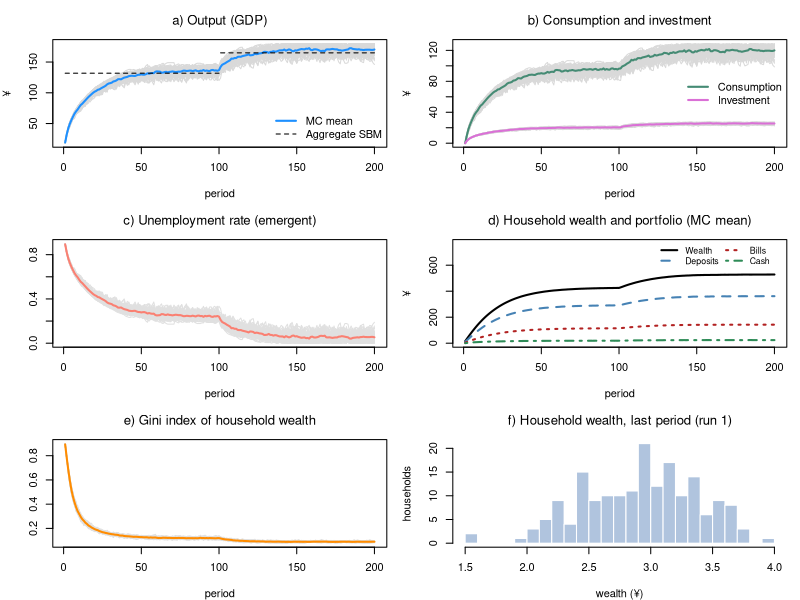

Write R code to recreate this figure.
# *************************************************************************
#  Model ABM-SBM (agent-based households, closed economy)
#  Model SBM with heterogeneous households and a job lottery
#  Sources: Godley & Lavoie, Monetary Economics, chapters 4 and 7;
#           agent-based set-up as in the Leeds lectures (ABM-PC, ABM-BMW)
#  Author: Marco Veronese Passarella
#  Last change: 16/11/2026
# *************************************************************************
#  Conventions: upper-case = MACRO total; lower-case = MICRO (one household)
# *************************************************************************
#  Story:
#    - each household decides how much it wants to spend (its OWN alpha1,
#      which falls when the interest rate rises);
#    - firms plan investment (aggregate accelerator, as in SBM);
#    - the economy needs 1/pr workers for each unit of planned demand;
#    - a random job lottery fills those jobs (some stay unfilled = friction);
#    - goods are served first to the government, then to firms (investment),
#      then to households, first-come-first-served;
#    - the wage bill left after interest and depreciation is split equally
#      among the employed; bank profits are split equally among households;
#    - households pay taxes and allocate wealth between cash (for
#      transactions), bills and deposits (the buffer stock).
#  One single random shuffle of households per period decides BOTH who gets a
#  job AND who reaches the shop first.
# *************************************************************************

# Clear environment
rm(list = ls(all = TRUE))

# Set model parameters ####
nPeriods    <- 200         # Periods
nHouseholds <- 180         # Number of households (workforce)
MC          <- 50          # Monte Carlo repetitions
s           <- 0.1         # Size of the hiring randomness (0 = no friction)
shockStart  <- 101         # Period at which government spending rises
alpha10m    <- 0.68        # Mean autonomous component of the propensity to consume out of income
alpha11     <- 4           # Sensitivity of the propensity to consume to the interest rate
alpha1d     <- 0.1         # Spread of alpha10 across households (0 = homogeneous)
alpha2      <- 0.1         # Propensity to consume out of wealth
lambda10    <- 0.25        # Portfolio: autonomous share of bills
lambda11    <- 1           # Portfolio: sensitivity of bills to interest rate
lambdac     <- 0.2         # Cash to (lagged) consumption ratio
theta       <- 0.2         # Average tax rate on income
delta       <- 0.1         # Depreciation rate
gamma       <- 0.1         # Speed of adjustment of capital to its target
kappa       <- 1.5         # Target capital-output ratio
pr          <- 1           # Labour productivity
rb          <- 0.02        # Interest rate on bills
rm          <- 0.02        # Interest rate on deposits
rl          <- 0.02        # Interest rate on loans
G           <- rep(20, nPeriods)   # Government spending (planned)
G[shockStart:nPeriods] <- 25       # Higher government spending
psi         <- 1                   # Fiscal rule: share of the extra interest bill offset by lower spending
rbar        <- 0.02                # Fiscal rule: reference interest rate

# Heterogeneous, time-invariant propensity to consume out of income ####
set.seed(123)
alpha10 <- runif(nHouseholds, alpha10m - alpha1d, alpha10m + alpha1d)

# Define macro variables (results) to be stored ####
store = list(Y    = matrix(0, nPeriods, MC),   # Output / income (GDP)
             C    = matrix(0, nPeriods, MC),   # Consumption
             I    = matrix(0, nPeriods, MC),   # Investment
             V    = matrix(0, nPeriods, MC),   # Household wealth
             H_h  = matrix(0, nPeriods, MC),   # Cash held by households
             B_h  = matrix(0, nPeriods, MC),   # Bills held by households
             M_h  = matrix(0, nPeriods, MC),   # Deposits held by households
             PSBR = matrix(0, nPeriods, MC),   # Public sector borrowing requirement
             UR   = matrix(0, nPeriods, MC),   # Unemployment rate
             GINI = matrix(0, nPeriods, MC))   # Gini index of household wealth

# Store micro values (for MC = 1)
vHist = matrix(0, nPeriods, nHouseholds)   # Wealth of each household

# Gini index (auxiliary function)
gini <- function(z) { z <- sort(pmax(z, 0)); n <- length(z)
  if (sum(z) == 0) return(0); sum((2 * (1:n) - n - 1) * z) / (n * sum(z)) }

# Record the worst gap between H_h and H_s
sfcGap = 0

# Start the MC loop ####
for (mc in 1:MC) {

  # Set randomness seed
  set.seed(mc)

  # Define and initialise the stocks (MICRO)
  v  = rep(0, nHouseholds)   # Micro: household wealth
  h  = rep(0, nHouseholds)   # Micro: cash
  b  = rep(0, nHouseholds)   # Micro: bills
  m  = rep(0, nHouseholds)   # Micro: deposits
  yd = rep(0, nHouseholds)   # Micro: disposable income (LAST period)
  c  = rep(0, nHouseholds)   # Micro: consumption (LAST period)

  # Define and initialise the stocks (MACRO)
  K = 0; L = 0; M_s = 0; B_b = 0; Ylag = 0     # Firms and banks
  B_s = 0; B_cb = 0; H_s = 0                   # Government and central bank

  # Start time loop
  for (i in 1:nPeriods) {

    ## TICK 1: firms plan investment, households plan consumption ####
    DA  = delta * K                                     # Macro: depreciation
    Ipl = max(0, gamma * (kappa * Ylag - K) + DA)       # Macro: planned investment
    alpha1 = alpha10 - alpha11 * rb                     # Micro: propensity to consume (falls with the interest rate)
    cd  = pmax(0, pmin(alpha1 * yd + alpha2 * v, v + yd))  # Micro: planned consumption (never negative)
    Gpl = G[i] - psi * (rb - rbar) * B_s                # Macro: fiscal rule (B_s is still last period's stock here)
    AD  = Gpl + Ipl + sum(cd)                           # Macro: planned demand
    N_d = AD / pr                                       # Macro: labour needed

    ## TICK 2: job lottery ####
    N = min(floor(N_d * runif(1, 1 - s, 1 + s)), floor(N_d), nHouseholds)
    Ypot = N * pr                                       # Macro: goods that can be produced

    ## TICK 3: households are re-shuffled ####
    order = sample(nHouseholds)                         # Queue for both jobs and goods

    ## TICK 4: goods are served: government, firms, then households ####
    Gs  = min(Gpl, Ypot)                                # Macro: government purchases served
    Is  = min(Ipl, Ypot - Gs)                           # Macro: investment served
    YC  = Ypot - Gs - Is                                # Macro: goods left for households
    cdq = cd[order]                                     # Micro: planned demand in queue order
    cda = cumsum(cdq) - cdq                             # Micro: goods claimed by those ahead
    cds = pmin(cdq, pmax(0, YC - cda))                  # Micro: actually served
    c   = rep(0, nHouseholds); c[order] = cds           # Micro: actual consumption
    Y   = Gs + Is + sum(c)                              # Macro: output (GDP) = goods actually sold

    ## TICK 5: firms and banks ####
    Llag = L; M_slag = M_s; B_blag = B_b
    WB  = Y - rl * Llag - DA                            # Macro: wage bill = residual
    K   = K + Is - DA                                   # Macro: capital accumulation
    L   = L + Is - DA                                   # Macro: loans fund net investment  
    M_s = M_s + (L - Llag)                              # Macro: loans create deposits
    FB  = rl * Llag + rb * B_blag - rm * sum(m)         # Macro: bank profits (m still lagged here)

    ## TICK 6: incomes, taxes, wealth ####
    wage = rep(0, nHouseholds)
    if (N >= 1) wage[order[1:N]] = WB / N               # Micro: wage of the employed
    intinc = rb * b + rm * m                            # Micro: interest on last period's bills and deposits
    income = wage + FB / nHouseholds + intinc           # Micro: total income
    tax    = theta * income                             # Micro: taxes
    yd     = income - tax                               # Micro: disposable income (also used NEXT period)
    v      = v + yd - c                                 # Micro: wealth accumulation

    ## TICK 7: portfolio choice ####
    h = pmax(0, pmin(lambdac * c, v))                   # Micro: cash for transactions
    b = pmax(0, pmin(v * (lambda10 + lambda11 * rb), v - h))  # Micro: bills
    m = v - h - b                                       # Micro: deposits = buffer stock (< 0 = overdraft)

    ## TICK 8: banks, government and central bank ####
    B_cblag = B_cb
    B_b  = sum(m) - M_s                                 # Macro: bills held by banks
    F_cb = rb * B_cb                                    # Macro: central bank profits (on last period's bills)
    PSBR = Gs + rb * B_s - sum(tax) - F_cb              # Macro: public sector borrowing requirement
    B_s  = B_s + PSBR                                   # Macro: supply of bills
    B_cb = B_s - sum(b) - B_b                           # Macro: central bank residual
    H_s  = H_s + (B_cb - B_cblag)                       # Macro: supply of cash
    sfcGap = max(sfcGap, abs(sum(h) - H_s))             # Hidden equation: H_h = H_s
    Ylag = Y

    # Store micro values (for MC = 1)
    if (mc == 1) vHist[i, ] = v

    # Store macro values
    store$Y[i, mc] = Y;          store$C[i, mc] = sum(c);   store$I[i, mc] = Is
    store$V[i, mc] = sum(v);     store$H_h[i, mc] = sum(h); store$B_h[i, mc] = sum(b)
    store$M_h[i, mc] = sum(m);   store$PSBR[i, mc] = PSBR
    store$UR[i, mc] = (nHouseholds - N) / nHouseholds
    store$GINI[i, mc] = gini(v)
  }
}

# Display the results ####
meanY <- rowMeans(store$Y); late1 <- 81:100; late2 <- 181:200
cat(" ******************************")
cat("\n Households =", nHouseholds, "| MC runs =", MC, "| s =", s)
cat("\n Max |H_h - H_s| =", sfcGap)
cat("\n ******************************")
cat("\n Mean values, periods 81-100 | 181-200: \n Y =", round(mean(meanY[late1]), 2), "|",
    round(mean(meanY[late2]), 2),
    "\n UR =", round(mean(rowMeans(store$UR)[late1]), 3), "|", round(mean(rowMeans(store$UR)[late2]), 3),
    "\n V =", round(mean(rowMeans(store$V)[late1]), 2), "|", round(mean(rowMeans(store$V)[late2]), 2),
    "\n Gini (wealth) =", round(mean(rowMeans(store$GINI)[late1]), 3), "|",
    round(mean(rowMeans(store$GINI)[late2]), 3),
    "\n (aggregate SBM: Y = 131.83 | 164.94)")
cat("\n ******************************")

# Plot the results (grey = runs, bold = MC mean) ####
op = par(mfrow = c(3, 2), mar = c(4, 4, 3, 1))

# a) Output
matplot(store$Y, type = "l", lty = 1, col = "grey85", font.main = 1,
        main = "a) Output (GDP)", xlab = "period", ylab = "¥")
lines(rowMeans(store$Y), lwd = 2, col = "dodgerblue")
segments(1, 131.83, shockStart - 1, 131.83, lty = 2); segments(shockStart, 164.94, nPeriods, 164.94, lty = 2)
legend("bottomright", c("MC mean", "Aggregate SBM"), col = c("dodgerblue", "black"),
       lwd = c(2, 1), lty = c(1, 2), bty = "n")

# b) Consumption and investment
matplot(store$C, type = "l", lty = 1, col = "grey85", font.main = 1,
        main = "b) Consumption and investment", xlab = "period", ylab = "¥",
        ylim = range(0, store$C))
matlines(store$I, lty = 1, col = "grey85")
lines(rowMeans(store$C), lwd = 2, col = "aquamarine4")
lines(rowMeans(store$I), lwd = 2, col = "orchid")
legend("right", c("Consumption", "Investment"), col = c("aquamarine4", "orchid"), lwd = 2, bty = "n")

# c) Unemployment rate (emergent)
matplot(store$UR, type = "l", lty = 1, col = "grey88", font.main = 1,
        main = "c) Unemployment rate (emergent)", xlab = "period", ylab = "")
lines(rowMeans(store$UR), lwd = 2, col = "salmon")

# d) Household portfolio (MC mean)
plot(rowMeans(store$V), type = "l", lwd = 2, col = "black", font.main = 1,
     main = "d) Household wealth and portfolio (MC mean)", xlab = "period", ylab = "¥",
     ylim = range(0, 1.45 * rowMeans(store$V)))
lines(rowMeans(store$M_h), lwd = 2, col = "steelblue", lty = 2)
lines(rowMeans(store$B_h), lwd = 2, col = "firebrick", lty = 3)
lines(rowMeans(store$H_h), lwd = 2, col = "seagreen", lty = 4)
legend("topright", c("Wealth", "Deposits", "Bills", "Cash"),
       col = c("black", "steelblue", "firebrick", "seagreen"), lwd = 2, lty = 1:4, bty = "n", cex = 0.8, ncol = 2)

# e) Wealth inequality (emergent)
matplot(store$GINI, type = "l", lty = 1, col = "grey88", font.main = 1,
        main = "e) Gini index of household wealth", xlab = "period", ylab = "")
lines(rowMeans(store$GINI), lwd = 2, col = "darkorange")

# f) Wealth distribution in the last period (MC = 1)
hist(vHist[nPeriods, ], breaks = 20, col = "lightsteelblue", border = "white", font.main = 1,
     main = "f) Household wealth, last period (run 1)", xlab = "wealth (¥)", ylab = "households")

par(op)
